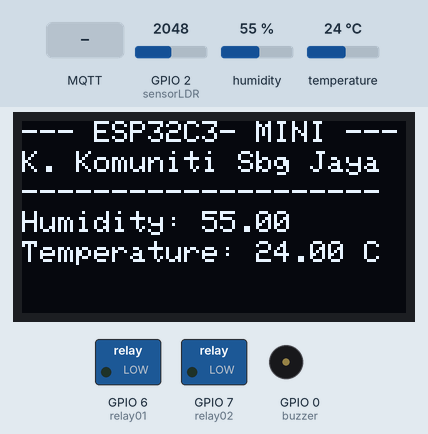
This sketch was run on a simulated ESP32-C3. Parts: 128×64 one-colour display, switched loads named in the sketch (green lamp = pin HIGH), buzzer (waves = sounding, pin HIGH). The test bench sets the inputs (shaded band); at power-on: humidity 55 %, GPIO 2 (sensorLDR) = 2048, temperature 24 °C. WiFi joins after 1.5 s; servers stay silent unless stated; no MQTT or app messages arrive unless stated; what the sketch prints to the serial monitor is not drawn.

Above: at 6.3 s.
6.4 s: MQTT message "on" arrives on the first subscribed topic
At 8.0 s:
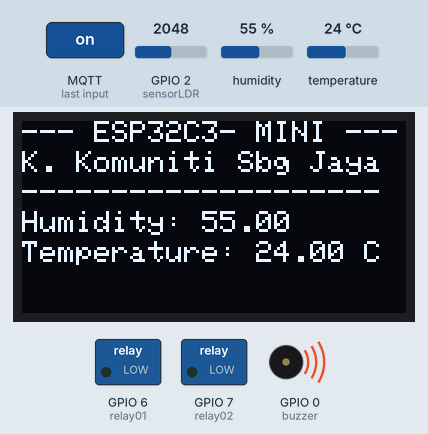
10.6 s: MQTT message "on" arrives on the second subscribed topic
At 12.6 s:
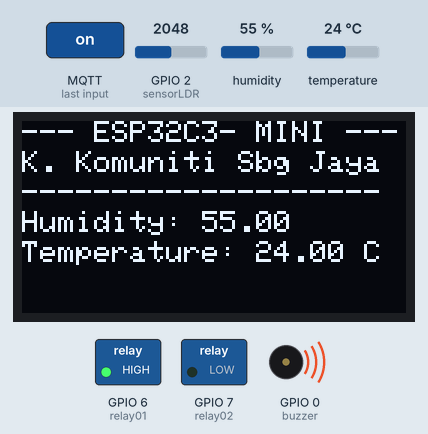
14.6 s: MQTT message "off" arrives on the first subscribed topic
At 16.0 s:
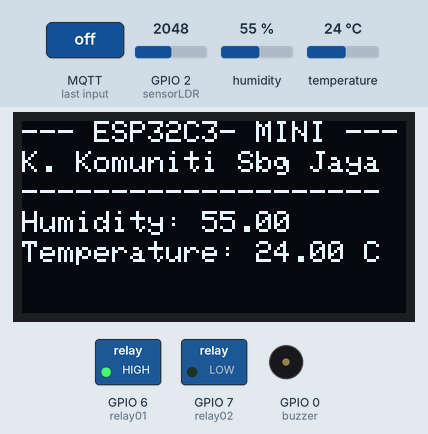
18.6 s: MQTT message "on" arrives on the third subscribed topic
At 19.5 s:
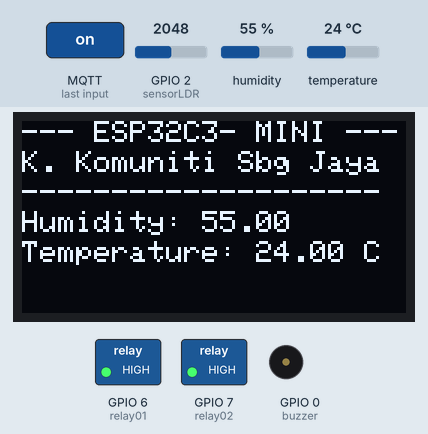
22.6 s: MQTT message "off" arrives on the second subscribed topic
At 24.1 s:
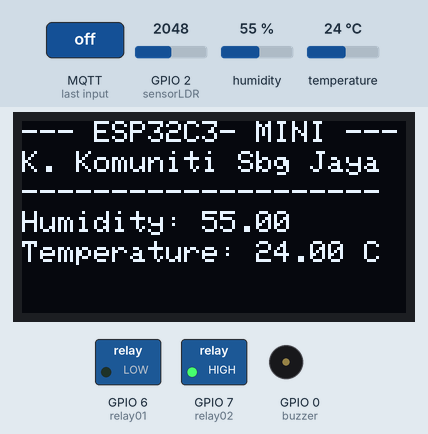
26.7 s: humidity set to 22 %
At 29.5 s:
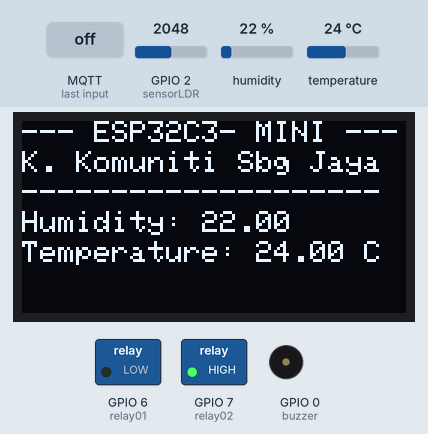
Timing chart, 0 to 31.0 s (numbered marks = the images above; inputs shaded):
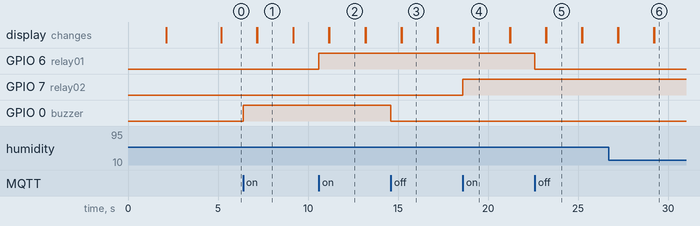

Measured:
- after the input at 6.4 s, GPIO 0 (buzzer): LOW → HIGH at once
- after the input at 10.6 s, GPIO 6 (relay01): LOW → HIGH at once
- after the input at 14.6 s, GPIO 0 (buzzer): HIGH → LOW at once
- after the input at 18.6 s, GPIO 7 (relay02): LOW → HIGH at once
- after the input at 22.6 s, GPIO 6 (relay01): HIGH → LOW at once
- after the input at 26.7 s, the display: first differs from a run without the input after 2.5 s (image 6)
- what the display in image 1 shows lasts 2.0 s, from 7.2 s to 9.2 s

The sketch:

esp32C3_IOTtEST.ino
```cpp
/*------------------------------------------------------------------
  ===================  Seksyen 1 - HEADER        ===================
  ------------------------------------------------------------------*/

//-------------------------------------------------------------------
//=  A. - Library  include and define  yang diperlukan              =
//-------------------------------------------------------------------

#include <WiFi.h>
#include <MQTT.h>
#include <Adafruit_SSD1306.h>
#include "DHT.h"

//--------------------------------------------------------------------------
//-----b. - ISTIHAR Sambungan nama Pin dengan Nombor Fizikal PIN ----
//--------------------------------------------------------------------------

#define relay01     6  // digital OUTPUT - RELAY 1
#define relay02     7  // digital OUTPUT - RELAY 2
#define buzzer      0  // digital OUTPUT - BUZZER
#define sensorLDR   2  // analog INPUT   - Sensor Cahaya
#define DHTPIN      5
#define DHTTYPE DHT22

//---Penentuan Saiz Skrin OLED --
#define SCREEN_WIDTH 128 // OLED display width, in pixels
#define SCREEN_HEIGHT 64 // OLED display height, in pixels


// ~~~~~~~~~~~~~~~~~~~~ PENTING ~~~~~~~~~~~~~~~~~~~~~~~~
// ------ Sila edit nama atau ID ikut keperluan --------
#define Client_Id   "id_anda___ESP32c3"
#define NamaBroker  "broker.emqx.io"
//#define namaSSID    "IoT";
//#define SSIDpwd     "iot@kksj2023";
#define namaSSID    "Haza@unifi";
#define SSIDpwd     "0135335045";
// ~~~~~~~~~~~~~~~~~~~  TAMMAT   ~~~~~~~~~~~~~~~~~~~~~~~

//-----c.  - ISTIHAR  constant dan pembolehubah------------------------------
//---Penetapan nama Pembolehubah yg diumpukkan kepada satu nilai awal  --
const char ssid[] = namaSSID;
const char pass[] = SSIDpwd;

//------ ISTIHAR Pemboleh ubah dengan jenis Data yang digunakan---
unsigned long lastMillis = 0;

//-----d. - Cipta Objek dari Librari berkaitan------------------ ----
//--------------------------------------------------------------------------

WiFiClient net;
MQTTClient client;

DHT dht(DHTPIN, DHTTYPE);

// Istihar objek bagi Module OLED Display - SSD1306
Adafruit_SSD1306 paparOled(SCREEN_WIDTH, SCREEN_HEIGHT, &Wire, -1);


//##################  Seksyen 1 - TAMAT #############################
//--------------FUNCTION----------------------------

void connect() {
  Serial.print("sambungan ke wifi...");
  while (WiFi.status() != WL_CONNECTED) {
    Serial.print(".");
    delay(1000);
  }
  Serial.println("");
  Serial.print("sambungan WiFi berjaya ..... ");
  Serial.print("IP address: ");
  Serial.println(WiFi.localIP()); // Print the IP address

  Serial.print("sambungan ke broker MQTT : ");
  Serial.println(NamaBroker);

  Serial.print("\nconnecting...");
  while (!client.connect(Client_Id)) {
    Serial.print(".");
    delay(1000);
  }
  Serial.println("\nconnected!");
  client.subscribe("topicAnda/buzzer");
  client.subscribe("topicAnda/relay1");
  client.subscribe("topicAnda/relay2");
  // -- tambah subcribe disini ---

}

void messageReceived(String &topic, String &payload) {
  //Serial.println("incoming: " + topic + " - " + payload);
   Serial.println(payload);

  //   ----Tulis Kod Kawalan ( subsribe here ) ---------------------
  //==========================Buzzer Control ========================
     if(String(topic) == "topicAnda/buzzer")
  {
      if(payload =="on")
      {
      Serial.println(payload);
      digitalWrite(buzzer,HIGH);
      Serial.println("Buzzer ON");
      }

      else if(payload =="off")
      {
        Serial.println(payload);
        digitalWrite(buzzer,LOW);
        Serial.println("Buzzer OFF");

      }
  }
  //==========================Relay 1 Control ========================

  if(String(topic) == "topicAnda/relay1")
  {
      if(payload =="on")
      {
      Serial.println(payload);
      digitalWrite(relay01,HIGH);
      Serial.println("socket1 ON");

      }

      else if(payload =="off")
      {
        Serial.println(payload);
        digitalWrite(relay01,LOW);
        Serial.println("socket1 OFF");
      }
  }

  //==========================Relay 2 Control ========================

   if(String(topic) == "topicAnda/relay2")
  {
      if(payload =="on")
      {
      Serial.println(payload);
      digitalWrite(relay02,HIGH);
      Serial.println("socket2 ON");

      }

      else if(payload =="off")
      {
        Serial.println(payload);
        digitalWrite(relay02,LOW);
        Serial.println("socket2 OFF");

      }
  }

  //--------------------------- END --------------------
}

//###################################################
//==================  Seksyen 2 - Fungsi Setup ======================
//-------------------------------------------------------------------

void setup() {
  pinMode(relay01,OUTPUT);
  pinMode(relay02,OUTPUT);
  pinMode(buzzer,OUTPUT);


  Serial.begin(115200); // initialize serial
  WiFi.begin(ssid, pass);

  client.begin(NamaBroker, net);
  client.onMessage(messageReceived);
  connect();

  dht.begin();

   if(!paparOled.begin(SSD1306_SWITCHCAPVCC, 0x3C)) { // Address 0x3D for 128x64
    Serial.println(F("SSD1306 allocation failed"));
    for(;;);
  }

  paparOled.clearDisplay();
  paparOled.setTextSize(1);
  paparOled.setTextColor(WHITE);
  paparOled.setCursor(0,0);
  paparOled.println("--- ESP32C3- MINI ---");
  paparOled.setCursor(0,10);
  paparOled.println("K. Komuniti Sbg Jaya");
  paparOled.setCursor(0,20);
  paparOled.println("--------------------");
  paparOled.display();
  delay(3000);


}
//##################  Seksyen 2 - TAMAT #############################

//==============  Seksyen 3 - Fungsi Utama (LOOP) ===================
//-------------------------------------------------------------------
void loop() {

 client.loop();
 delay(10);  // <- fixes some issues with WiFi stability

  if (!client.connected()) {
    connect();
  }

// publish a message roughly every second.
  if (millis() - lastMillis > 2000) {
  lastMillis = millis();

  //------SENSOR 1 -------------------------------------------------------------

  int dataLDR = analogRead(sensorLDR);
  Serial.print("Cahaya: ");
  Serial.println(dataLDR);

  client.publish("topicAnda/ldr", String(dataLDR));

 //------SENSOR 2 -------------------------------------------------------------
  float humid = dht.readHumidity();
  float temp = dht.readTemperature();

  Serial.print("Humidity: ");
  Serial.println(humid);
  Serial.print("Temperature: ");
  Serial.print(temp);
  Serial.println("°C ");

  client.publish("topicAnda/suhu", String(temp));
  client.publish("topicAnda/humid", String(humid));


 //------DISPLAY OLED   -----------------------------------------------------------

  paparOled.clearDisplay();
  paparOled.setTextSize(1);
  paparOled.setTextColor(WHITE);
  paparOled.setCursor(0,0);
  paparOled.println("--- ESP32C3- MINI ---");
  paparOled.setCursor(0,10);
  paparOled.println("K. Komuniti Sbg Jaya");
  paparOled.setCursor(0,20);
  paparOled.println("--------------------");
  paparOled.display();
  paparOled.setCursor(0,30);
  paparOled.print("Humidity: ");
  paparOled.print(humid);
  paparOled.setCursor(0,40);
  paparOled.print("Temperature: ");
  paparOled.print(temp);
  paparOled.print(" C ");
  paparOled.display();
 //-----------end ----------------------------------

  }
}

//##################  Seksyen 3 - TAMAT #############################
```
